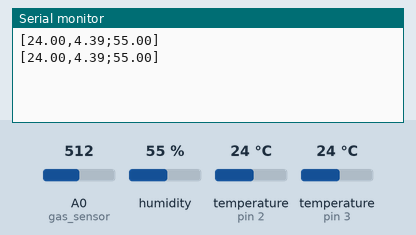
Simulated run of this sketch. Board: Arduino Uno, built with avr-gcc and run on an emulated ATmega328P. Parts: the last lines printed to the serial monitor. Inputs (shaded band) come from the test bench; at power-on: humidity 55 %, temperature (sensors on pin 2, pin 3) 24 °C, A0 (gas_sensor) = 512.

Above: at 3.3 s.
3.4 s: humidity set to 22 %
At 4.8 s:
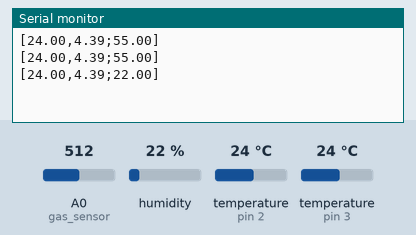
5.9 s: temperature (sensor on pin 2) set to 12 °C
At 7.3 s:
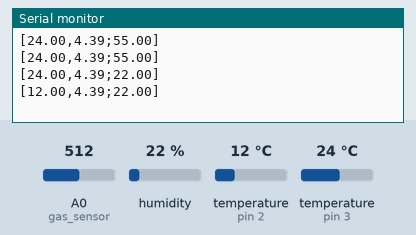
8.4 s: A0 (gas_sensor) set to 716
At 10.6 s:
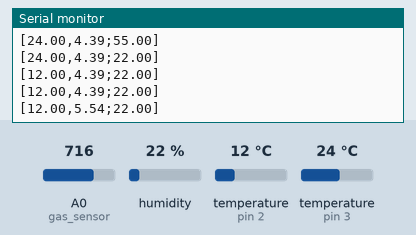
10.9 s: humidity set to 40 %
At 12.9 s:
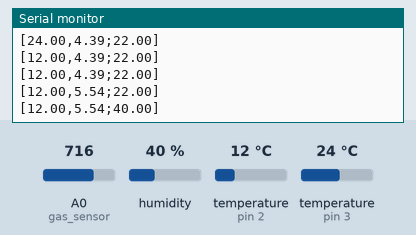
13.4 s: temperature (sensor on pin 2) set to 19 °C
At 15.7 s:
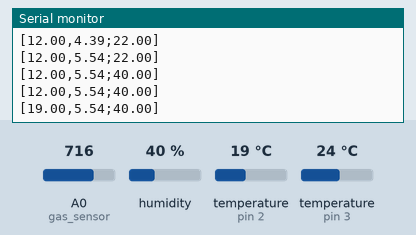
15.9 s: A0 (gas_sensor) set to 992
At 17.8 s:
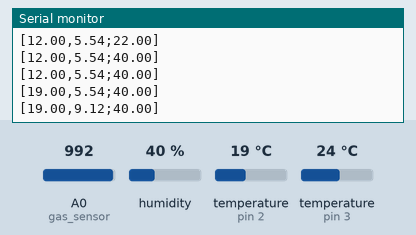
Timing chart, 0 to 19.3 s (numbered marks = the images above; inputs shaded):
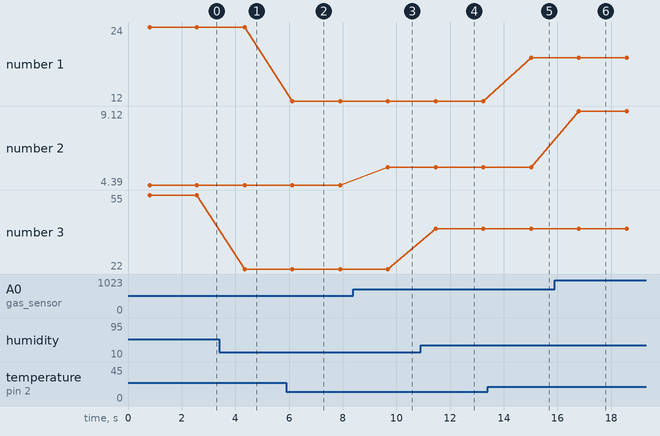

Measured:
- after the input at 3.4 s, the serial monitor: prints a new line after 0.96 s (image 1)
- after the input at 5.9 s, the serial monitor: prints a new line after 0.22 s (image 2)
- after the input at 8.4 s, the serial monitor: prints a new line after 1.3 s (image 3)
- after the input at 10.9 s, the serial monitor: prints a new line after 0.57 s (image 4)
- after the input at 13.4 s, the serial monitor: prints a new line after 1.6 s (image 5)
- after the input at 15.9 s, the serial monitor: prints a new line after 0.89 s (image 6)
- plotted number 1: 24 → 12 after the input at 5.9 s, 12 → 19 after the input at 13.4 s
- plotted number 2: 4.39 → 5.54 after the input at 8.4 s, 5.54 → 9.12 after the input at 15.9 s

The sketch:

Sensors.ino
```cpp
/********************************************************************/
// First we include the libraries
#include <OneWire.h>
#include <DallasTemperature.h>
#include "DHT.h"
/********************************************************************/
// Data wire is plugged into pin 2 on the Arduino
#define ONE_WIRE_BUS 2
//DHT 11 Pin
#define DHTPIN 3     // what digital pin we're connected to
/********************************************************************/
//Select and initialise your DHT type
// Uncomment whatever type you're using!
#define DHTTYPE DHT11   // DHT 11
//#define DHTTYPE DHT22   // DHT 22  (AM2302), AM2321
//#define DHTTYPE DHT21   // DHT 21 (AM2301)
DHT dht(DHTPIN, DHTTYPE);
/********************************************************************/
// Setup a oneWire instance to communicate with any OneWire devices
// (not just Maxim/Dallas temperature ICs)
OneWire oneWire(ONE_WIRE_BUS);
/********************************************************************/
// Pass our oneWire reference to Dallas Temperature.
DallasTemperature sensors(&oneWire);
/********************************************************************/
//MQ-4 Params
int gas_sensor = A0; //Sensor pin
float m = -0.318; //Slope
float b = 1.133; //Y-Intercept
float R0 = 18.3; //Sensor Resistance in fresh air from previous code
void setup(void)
{
 // start serial port
 Serial.begin(9600);
 //Serial.println("Dallas Temperature IC Control Library Demo");
 // Start up the library
 pinMode(gas_sensor, INPUT); //Set gas sensor as input
 sensors.begin();
 dht.begin();
}
void loop(void)
{
  float sensor_val[2];
 // call sensors.requestTemperatures() to issue a global temperature
 // request to all devices on the bus
/********************************************************************/

 sensors.requestTemperatures(); // Send the command to get temperature readings

/********************************************************************/

 //Serial.print("Temperature is: ");
 //Serial.print(sensors.getTempCByIndex(0)); // Why "byIndex"?
   // You can have more than one DS18B20 on the same bus.
   // 0 refers to the first IC on the wire
 sensor_val[0]=sensors.getTempCByIndex(0);
 float sensor_volt; //Define variable for sensor voltage
  float RS_gas; //Define variable for sensor resistance
  float ratio; //Define variable for ratio
  float sensorValue = analogRead(gas_sensor); //Read analog values of sensor
  sensor_volt = sensorValue * (5.0 / 1023.0); //Convert analog values to voltage

  RS_gas = ((5.0 * 10.0) / sensor_volt) - 10.0; //Get value of RS in a gas
  ratio = RS_gas / R0;   // Get ratio RS_gas/RS_air
  //Serial.println(ratio);
  double ppm_log = (log10(ratio) - b) / m; //Get ppm value in linear scale according to the the ratio value
  double ppm = pow(10, ppm_log); //Convert ppm value to log scale
  sensor_val[1]=ppm_log;

  // Reading temperature or humidity takes about 250 milliseconds!
  // Sensor readings may also be up to 2 seconds 'old' (its a very slow sensor)
  float h = dht.readHumidity();

  // Check if any reads failed and exit early (to try again).
  if (isnan(h)) {
    h=-1;
  }

  Serial.print("[");
  Serial.print(sensor_val[0]);
  Serial.print(",");
  Serial.print(sensor_val[1]);
  Serial.print(";");
  Serial.print(h);
  Serial.println("]");
   delay(1000);
} 
```
